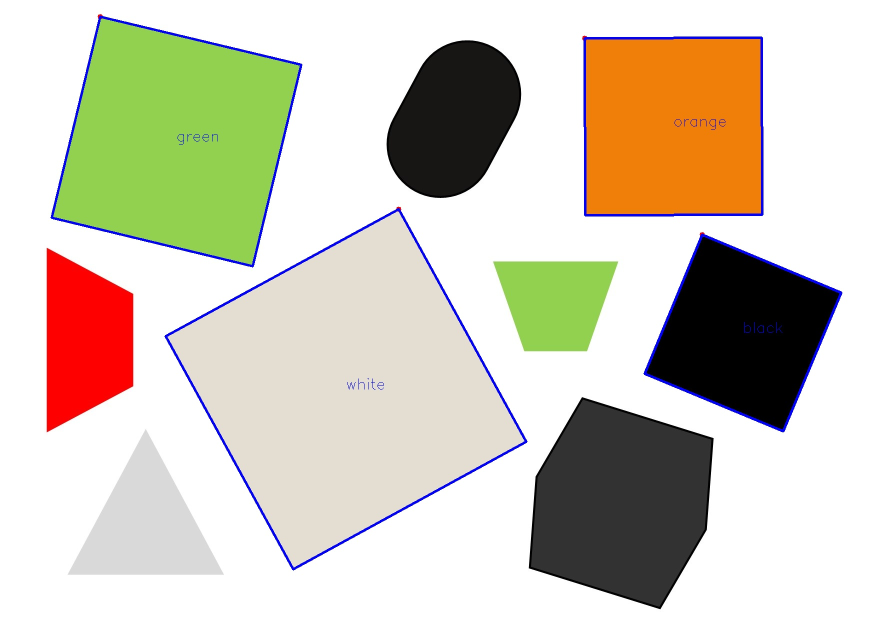
#> input picture new.jpg, 1754 x 1240 px (shown at 1/2 size)
$ python arucoid.py
#> lines starting #> are read from the running program, lines starting #| are printed output that depends on the picture
import cv2
from cv2 import BORDER_TRANSPARENT
from cv2 import BORDER_WRAP
from cv2 import BORDER_CONSTANT
from pyparsing import White
import cv2.aruco as aruco
import math
import numpy as np
L=['Ha.jpg','HaHa.jpg','LMAO.jpg','XD.jpg']
iddict = {}

def arucoid(img):
    gray = cv2.cvtColor(img,cv2.COLOR_BGR2GRAY)
    key = getattr(aruco,f"DICT_5X5_250")
    arucodict = aruco.Dictionary_get(key)
    p = aruco.DetectorParameters_create()
    (c,i,r)= cv2.aruco.detectMarkers(img,arucodict,parameters=p)
    return (c,i,r)
# [64 lines left out: functions arucoprint, arucocords, arucoangle, rotate_image, crp, not called in this run]

y = cv2.imread('new.jpg')
#> y is the input picture: shape (1240, 1754, 3); mean B, G, R 184.8, 201.6, 208.4
c,i,r = arucoid(y)
#> in arucoid, `gray = cv2.cvtColor(img,cv2.COLOR_BGR2GRAY)`:
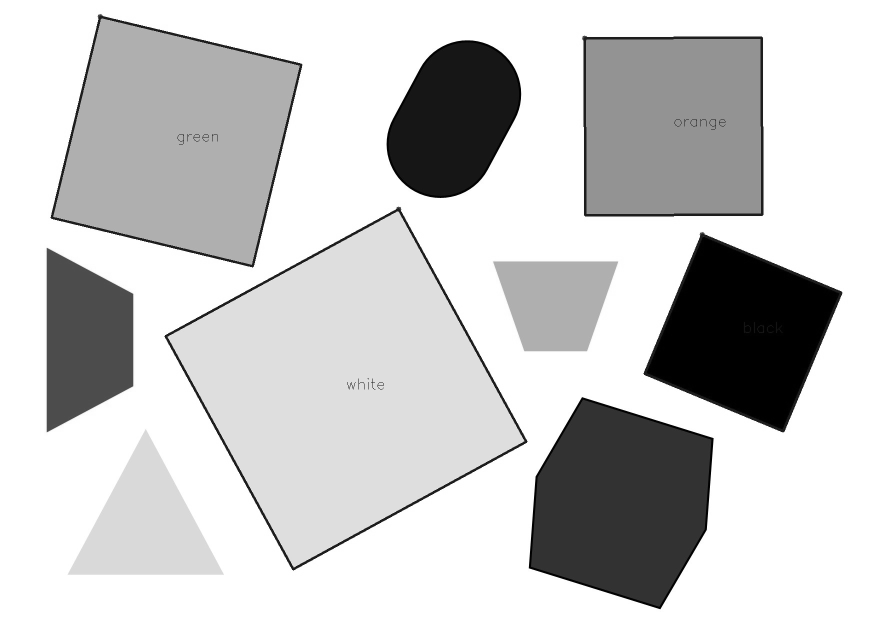
#> gray: shape (1240, 1754) (shown at 1/2 size); min 0, max 255, mean 201.6
#> in arucoid, `(c,i,r)= cv2.aruco.detectMarkers(img,arucodict,parameters=p)`: c = (); i = None; r = 6 items
#> c = (); r = 6 items

print(i)
#| None
'''for i in L:
    x = cv2.imread(i)

    center,theta=arucoangle(x)
    f=rotate_image(x,(theta),center)
    df=crp(f)
    cv2.imshow('ar',f)
    cv2.waitKey(3000)
    print(df.shape)'''
